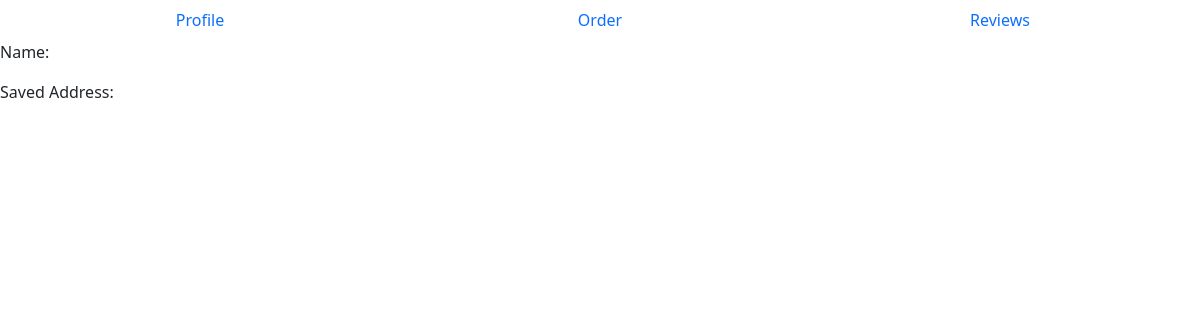
Before: /customer_profile.php with the older database file.
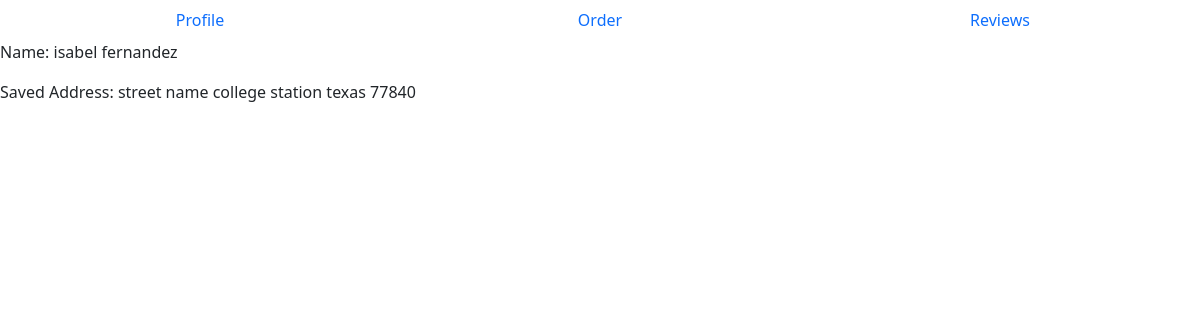
After: the same page with the newer database file.
### tables this page shows
CREATE TABLE `users` (
  `user_id` int(11) NOT NULL,
  `username` varchar(255) NOT NULL,
  `password` varchar(255) NOT NULL,
  `first_name` varchar(255) NOT NULL,
  `last_name` varchar(255) NOT NULL
);

CREATE TABLE `address` (
  `address_id` int(11) NOT NULL,
  `st_name` text NOT NULL,
  `zipcode` int(11) NOT NULL,
  `city` text NOT NULL,
  `state` text NOT NULL,
  `country` text NOT NULL,
  `apt_num` text NOT NULL
);

### customer_profile.php (the view, shortened to what this page needs)
<?php include('include/config.php'); ?>
<html>
    <head>
        <link href="https://cdn.jsdelivr.net/npm/bootstrap@5.2.3/dist/css/bootstrap.min.css" rel="stylesheet">
    </head>
    <body>
        <?php include('customer_header.php'); ?>
        <?php
        $query = mysqli_query($sql, "SELECT * FROM users");
        while($row = mysqli_fetch_assoc($query))
        {
            $first_name = $row['first_name'];
            $last_name = $row['last_name'];
        }?>
        <?php
        $query = mysqli_query($sql, "SELECT * FROM customers");
        while($row = mysqli_fetch_assoc($query))
        {
            $address_id = $row['address_id'];
        }?>
        <?php
        $query = mysqli_query($sql, "SELECT * FROM address WHERE address_id= '{$address_id}'");
        $result = mysqli_fetch_assoc($query);
        $st_name = $result['st_name'];
        $city = $result['city'];
        $state = $result['state'];
        $zipcode = $result['zipcode'];
        ?>
        <p> Name: <?php echo $first_name; ?> <?php echo $last_name; ?></p>
        <p> Saved Address: <?php echo $st_name ?> <?php echo $city ?> <?php echo $state ?>  <?php echo $zipcode ?> </p>
    </body>
</html>

### customer_header.php (shortened to what this page needs)
<header>
    <head>
        <link href="https://cdn.jsdelivr.net/npm/bootstrap@5.2.3/dist/css/bootstrap.min.css" rel="stylesheet">
    </head>
    <body>
        <ul class="nav nav-pills nav-justified">
        <li class="nav-item">
            <a class="nav-link" href="customer_profile.php">Profile</a>
        </li>
        <li class="nav-item">
            <a class="nav-link" href="#">Order</a>
        </li>
        <li class="nav-item">
            <a class="nav-link" href="#">Reviews</a>
        </li>
        </ul>
    </body>
</header>

Changed rows visible on the page:
added users: first_name "isabel", last_name "fernandez"
added address: st_name "street name", city "college station", state "texas", zipcode "77840"
